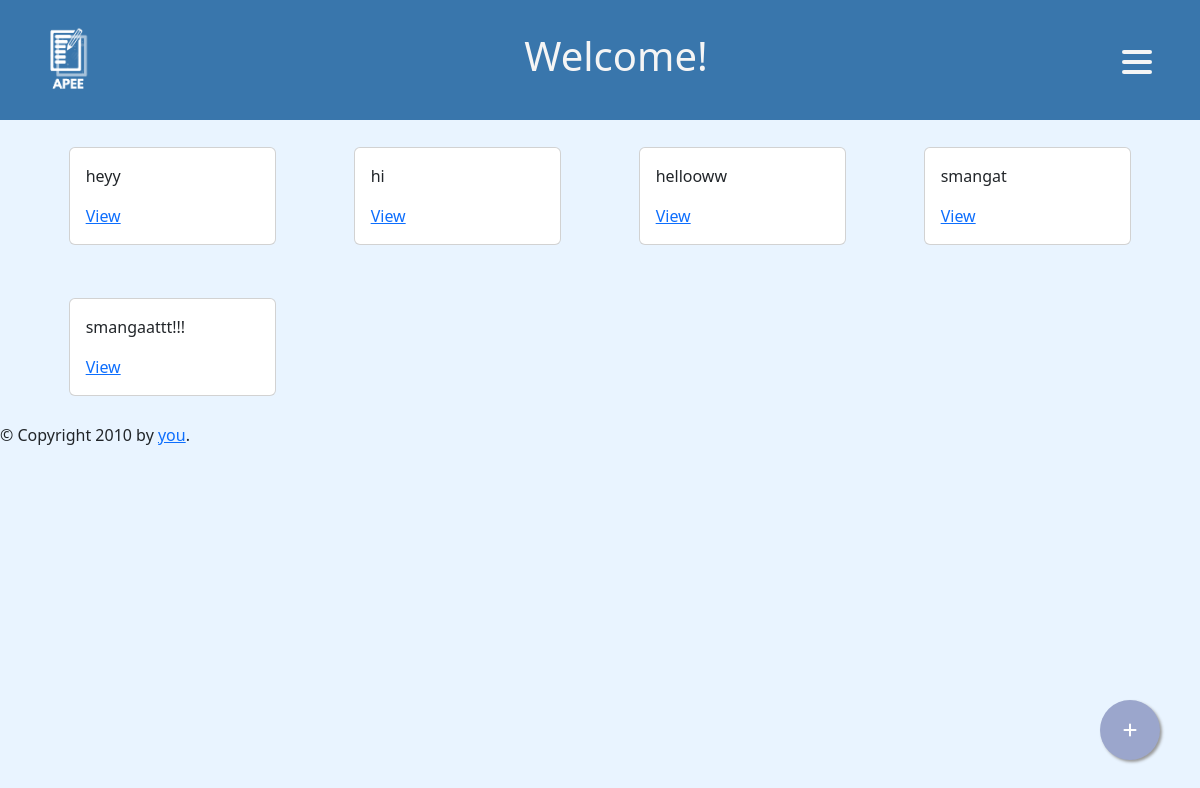
Screenshot of / (signed in) with the database file from the repository.
### tables this page shows
CREATE TABLE "essay" (
	"id"	INTEGER NOT NULL,
	"userId"	INTEGER,
	"created"	TIMESTAMP NOT NULL DEFAULT CURRENT_TIMESTAMP,
	"content"	TEXT NOT NULL,
	FOREIGN KEY("userId") REFERENCES "user"("id"),
	PRIMARY KEY("id")
);

### Main.py (the view)
@app.route("/")
def homepage():
    if not session.get("username"):
        return redirect("/login")
    article = Article()
    data = article.getOne(1)
    return render_template("home.html", articles=data, username=session['username'], email=session['email'], password=session['pass'])

### Models/Article.py (called while the page is built)
    def getOne(self,id):
        self.data = []
        data = self.conn.execute("SELECT * FROM essay where userId = "+str(id)).fetchall()
        self.conn.close()
        return data

### templates/home.html (shortened to what this page needs)
{% extends "layout.html" %}
{% block head %}
    {{ super() }}
{% endblock %}
{% block nav %}
    {{ super() }}
{% endblock %}
{% block content %}
{% set counter = 0 %}
<div class="container">
    <div class="row">
    {% for article in articles %}
        <div class="col-lg-3 col-md-3">
            <div class="card" style="margin: 20pt;">
                <div class="card-body">
                    <p class="card-text">{{ article[3] }}</p>
                    <a href="#" class="card-link">View</a>
                </div>
            </div>
        </div>
    {% endfor %}
    <a href="{{url_for('essay')}}" class="float">
        <i class="fa fa-plus my-float"></i>
        </a>
    </div>
{% endblock %}

### static/style.css (style rules this page uses)
body { background-color: #E9F4FF; }
.float { position:fixed; width:60px; height:60px; bottom:40px; right:40px; background-color : #9BA6CC; color:#FFF; border-radius:50px; text-align:center; box-shadow: 2px 2px 3px #999; }
.my-float { margin-top:22px; }

### rows the page displays
essay: content "heyy"
essay: content "hi"
essay: content "hellooww"
essay: content "smangat"
essay: content "smangaattt!!!"
